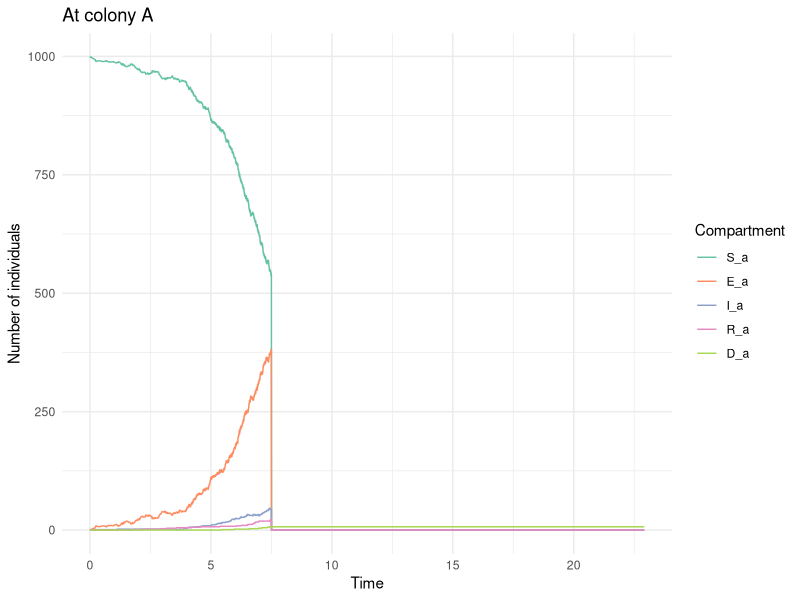
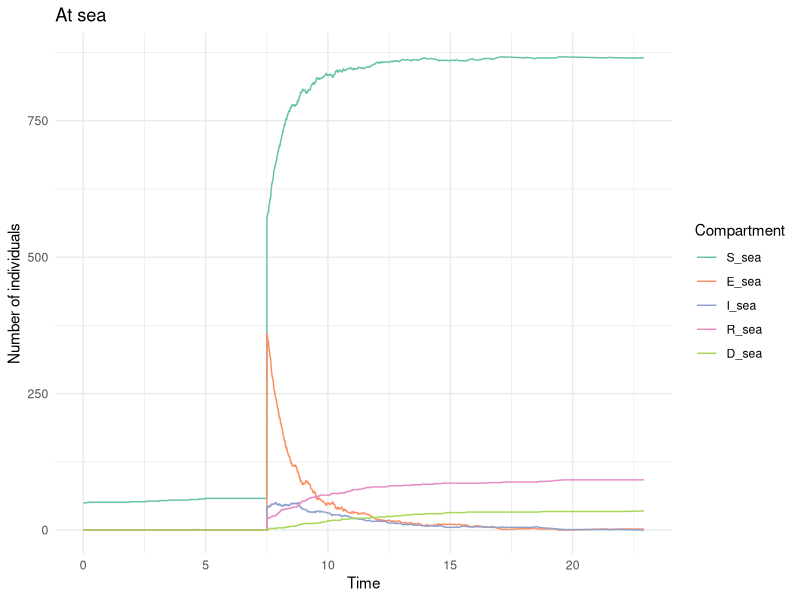
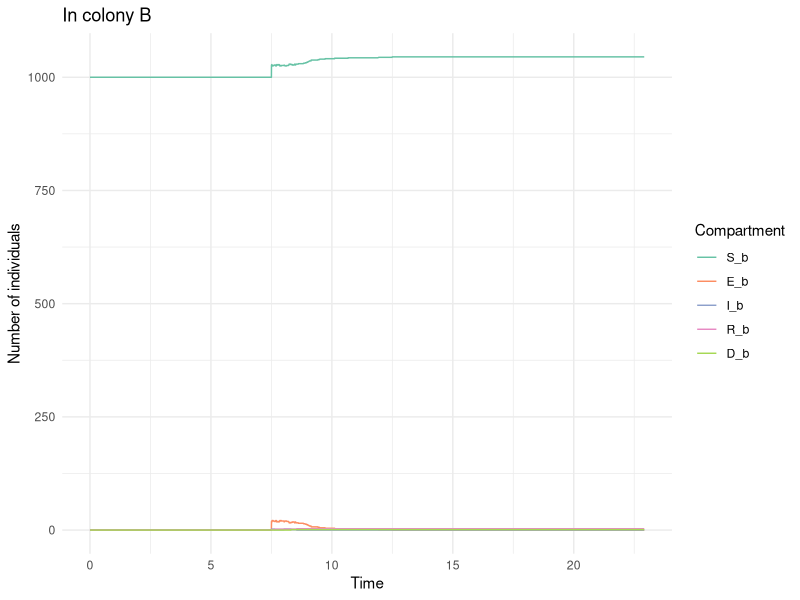

Write the R code that produced these figures, in order.
## ---- chunk 1
knitr::opts_chunk$set(echo = TRUE)
## ---- chunk 2
library(tidyverse)
library(ggplot2)
library(reshape2)
library(abind)
library(cowplot)
## ---- chunk 3
# Parameters
total_time <- 50          # Simulation time

param = list( sigma = 1/10.2,            # Rate of progression from exposed to infectious (inverse of incubation period)
              gamma = 1/2.9,             # Recovery rate (inverse of infectious period)
              eta =  (1/5.2)*(0.1)*50,   # Rate of progression from infectious to exposed
              mu = (1/2.9) * 0.5,        # Rate of mortality 
              beta = matrix(c(0.02, 0.01, 0.03, 0,
                              0.001, 0.001, 0.001, 0.001),
                            nrow = 2, ncol = 4, byrow = T),     # Transmission rate in a colony, at sea
              zeta = 0.001                # Transition from colony A to the sea
)


# Initial state

prop_dispersal = 0.5
prop_prospecting = 0.2
dispersal_date = 10 

## In colony A
N <- 1000                  # Total population in colony A
initial_infected <- 1
initial_exposed <- 0
initial_recovered <- 0
initial_susceptible <- N - initial_infected - initial_exposed - initial_recovered
initial_dead <- 0

initial_state_A <- c(S = initial_susceptible,
                     E = initial_exposed,
                     I = initial_infected,
                     R = initial_recovered,
                     D = initial_dead)

## At sea
N <- 50                  # Total population at sea
initial_infected <- 0
initial_exposed <- 0
initial_recovered <- 0
initial_susceptible <- N - initial_infected - initial_exposed - initial_recovered
initial_dead <- 0

initial_state_sea <- c(S = initial_susceptible,
                       E = initial_exposed,
                       I = initial_infected,
                       R = initial_recovered,
                       D = initial_dead)

## In colony B
N <- 1000                  # Total population in colony B
initial_infected <- 0
initial_exposed <- 0
initial_recovered <- 0
initial_susceptible <- N - initial_infected - initial_exposed - initial_recovered
initial_dead <- 0

initial_state_B <- c(S = initial_susceptible,
                     E = initial_exposed,
                     I = initial_infected,
                     R = initial_recovered,
                     D = initial_dead)


initial_state = matrix(data = c(initial_state_A,
                                initial_state_sea,
                                initial_state_B), 
                       nrow = 3, ncol = 5, 
                       byrow = T)
## ---- chunk 4
# Gillespie SEIR model function
gillespie_seir <- function(param, initial_state, total_time, 
                           prop_dispersal, 
                           prop_prospecting,
                           dispersal_date) {
  
  sigma = param$sigma
  gamma = param$gamma
  eta = param$eta
  mu = param$mu
  beta_colony = param$beta[1,]
  beta_sea = param$beta[2,]
  zeta = param$zeta

  times <- c(0)
  states <- array(dim = c(3,5,1), data = initial_state)
  
  while (times[length(times)] < total_time) {
    
    period = findInterval(times[length(times)], c(0, 8, 16, 30)) 
    
    beta_colony_t = beta_colony[period]
    beta_sea_t = beta_sea[period]
    
    S_a <- states[1, 1, dim(states)[3]]
    E_a <- states[1, 2, dim(states)[3]]
    I_a <- states[1, 3, dim(states)[3]]
    R_a <- states[1, 4, dim(states)[3]]
    D_a <- states[1, 5, dim(states)[3]]
    
    S_sea <- states[2, 1, dim(states)[3]]
    E_sea <- states[2, 2, dim(states)[3]]
    I_sea <- states[2, 3, dim(states)[3]]
    R_sea <- states[2, 4, dim(states)[3]]
    D_sea <- states[2, 5, dim(states)[3]]
    
    S_b <- states[3, 1, dim(states)[3]]
    E_b <- states[3, 2, dim(states)[3]]
    I_b <- states[3, 3, dim(states)[3]]
    R_b <- states[3, 4, dim(states)[3]]
    D_b <- states[3, 5, dim(states)[3]]
    
    
    if (round(times[length(times)] ) == dispersal_date) { # à modifier
      
      
      disp_S_a = round(S_a * prop_dispersal)
      disp_S_a_prospecting = round(disp_S_a * prop_prospecting)
      S_a = S_a - disp_S_a
      S_sea = S_sea + (disp_S_a - disp_S_a_prospecting)
      S_b = S_b + disp_S_a_prospecting
      
      disp_E_a = round(E_a * prop_dispersal)
      disp_E_a_prospecting = round(disp_E_a * prop_prospecting)
      E_a = E_a - disp_E_a
      E_sea = E_sea + (disp_E_a - disp_E_a_prospecting)
      E_b = E_b + disp_E_a_prospecting
      
      disp_I_a = round(I_a * prop_dispersal)
      disp_I_a_prospecting = round(disp_I_a * prop_prospecting)
      I_a = I_a - disp_I_a
      I_sea = I_sea + (disp_I_a - disp_I_a_prospecting)
      I_b = I_b + disp_I_a_prospecting
      
      disp_R_a = round(R_a * prop_dispersal)
      disp_R_a_prospecting = round(disp_R_a * prop_prospecting)
      R_a = R_a - disp_R_a
      R_sea = R_sea + (disp_R_a - disp_R_a_prospecting)
      R_b = R_b + disp_R_a_prospecting
      
    }
    
    rates <- c(
      "S_a_to_E_a" = beta_colony_t * S_a * I_a,
      "E_a_to_S_a" = eta * E_a,
      "E_a_to_I_a" = sigma * E_a,
      "I_a_to_R_a" = gamma * I_a,
      "I_a_to_D_a" = mu * I_a,
      
      "S_sea_to_E_sea" = beta_sea_t * S_sea * I_sea,
      "E_sea_to_S_sea" = eta * E_sea,
      "E_sea_to_I_sea" = sigma * E_sea,
      "I_sea_to_R_sea" = gamma * I_sea,
      "I_sea_to_D_sea" = mu * I_sea,
      
      "S_b_to_E_b" = beta_colony_t * S_b * I_b,
      "E_b_to_S_b" = eta * E_b,
      "E_b_to_I_b" = sigma * E_b,
      "I_b_to_R_b" = gamma * I_b,
      "I_b_to_D_b" = mu * I_b,
      
      "S_a_to_S_sea" = zeta * S_a,
      "E_a_to_E_sea" = zeta * E_a,
      "I_a_to_I_sea" = zeta * I_a,
      "R_a_to_R_sea" = zeta * R_a
      
      
    )
    
    total_rate <- sum(rates)
    
    if (total_rate == 0) {
      break
    }
    
    time_step <- rexp(1, total_rate)
    times <- c(times, times[length(times)] + time_step)
    
    transition <- sample(names(rates), 1, prob = rates / total_rate)
    
    if (transition == "S_a_to_E_a") {
      S_a <- S_a - 1
      E_a <- E_a + 1
    } else if (transition == "E_a_to_S_a") {
      E_a <- E_a - 1
      S_a <- S_a + 1
    } else if (transition == "E_a_to_I_a") {
      E_a <- E_a - 1
      I_a <- I_a + 1
    } else if (transition == "I_a_to_R_a") {
      I_a <- I_a - 1
      R_a <- R_a + 1
    } else if (transition == "I_a_to_D_a") {
      I_a <- I_a - 1
      D_a <- D_a + 1
    } else if (transition == "S_sea_to_E_sea") {
      S_sea <- S_sea - 1
      E_sea <- E_sea + 1
    } else if (transition == "E_sea_to_S_sea") {
      E_sea <- E_sea - 1
      S_sea <- S_sea + 1
    } else if (transition == "E_sea_to_I_sea") {
      E_sea <- E_sea - 1
      I_sea <- I_sea + 1
    } else if (transition == "I_sea_to_R_sea") {
      I_sea <- I_sea - 1
      R_sea <- R_sea + 1
    } else if (transition == "I_sea_to_D_sea") {
      I_sea <- I_sea - 1
      D_sea <- D_sea + 1
    } else if (transition == "S_b_to_E_b") {
      S_b <- S_b - 1
      E_b <- E_b + 1
    } else if (transition == "E_b_to_S_b") {
      E_b <- E_b - 1
      S_b <- S_b + 1
    } else if (transition == "E_b_to_I_b") {
      E_b <- E_b - 1
      I_b <- I_b + 1
    } else if (transition == "I_b_to_R_b") {
      I_b <- I_b - 1
      R_b <- R_b + 1
    } else if (transition == "I_b_to_D_b") {
      I_b <- I_b - 1
      D_b <- D_b + 1
    } else if (transition == "S_a_to_S_sea") {
      S_a <- S_a - 1
      S_sea <- S_sea + 1
    } else if (transition == "E_a_to_E_sea") {
      E_a <- E_a - 1
      E_sea <- E_sea + 1
    } else if (transition == "I_a_to_I_sea") {
      I_a <- I_a - 1
      I_sea <- I_sea + 1
    } else if (transition == "R_a_to_R_sea") {
      R_a <- R_a - 1
      R_sea <- R_sea + 1
    }
    
    
    new_state = matrix(data = c(S_a, E_a, I_a, R_a, D_a,
                                S_sea, E_sea, I_sea, R_sea, D_sea,
                                S_b, E_b, I_b, R_b, D_b),
                           nrow = 3, ncol = 5, 
                           byrow = T)
    
    states <- abind(states, new_state)

  }
  
  output <- data.frame(
    time = times,
    S_a = states[1, 1, ],
    E_a = states[1, 2, ],
    I_a = states[1, 3, ],
    R_a = states[1, 4, ],
    D_a = states[1, 5, ],
    S_sea = states[2, 1, ],
    E_sea = states[2, 2, ],
    I_sea = states[2, 3, ],
    R_sea = states[2, 4, ],
    D_sea = states[2, 5, ],
    S_b = states[3, 1, ],
    E_b = states[3, 2, ],
    I_b = states[3, 3, ],
    R_b = states[3, 4, ],
    D_b = states[3, 5, ]
  )
  
  return(output)
}
## ---- chunk 5
# Run simulation

output <- gillespie_seir(param, initial_state, total_time,  
                         prop_dispersal = 1, 
                         prop_prospecting= 0.05,
                         dispersal_date = 8)
## ---- chunk 6
# Plot results
output_long <- melt(output[1:nrow(output)-1, ], id = "time")

output_a <- output_long %>% filter(variable %in% c("S_a", "E_a", "I_a", "R_a", "D_a"))
plot_a <- ggplot(output_a, aes(x = time, y = value, color = variable)) +
  geom_line() +
  labs(x = "Time", y = "Number of individuals", color = "Compartment") +
  theme_minimal() +
  ggtitle("At colony A")+
  scale_color_brewer(palette="Set2")


output_sea <- output_long %>% filter(variable %in% c("S_sea", "E_sea", "I_sea", "R_sea", "D_sea"))
plot_sea <- ggplot(output_sea, aes(x = time, y = value, color = variable)) +
  geom_line() +
  labs(x = "Time", y = "Number of individuals", color = "Compartment") +
  theme_minimal() +
  ggtitle("At sea")+
  scale_color_brewer(palette="Set2")


output_b <- output_long %>% filter(variable %in% c("S_b", "E_b", "I_b", "R_b", "D_b"))


plot_b <- ggplot(output_b, aes(x = time, y = value, color = variable)) +
  geom_line() +
  labs(x = "Time", y = "Number of individuals", color = "Compartment") +
  theme_minimal() +
  ggtitle("In colony B") +
  scale_color_brewer(palette="Set2")
## ---- chunk 7
# Display plots
plot_a 
plot_sea
plot_b
